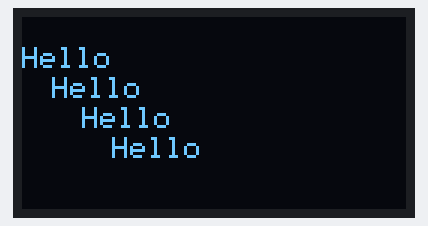
A sketch run on a simulated Arduino Uno, built with avr-gcc and run on an emulated ATmega328P. Parts: 128×64 one-colour display.

Above: at 2.1 s.

The sketch:

oled.ino
```cpp
#include <Wire.h>
#include <Adafruit_SSD1306.h>

Adafruit_SSD1306 oled(128, 64, &Wire, -1);

void setup() {
  // put your setup code here, to run once:
  oled.begin(SSD1306_SWITCHCAPVCC, 0x3C);
  delay(2000);

  oled.clearDisplay();
  oled.setTextSize(1);
  oled.setTextColor(WHITE);
  oled.setCursor(0, 10); // 텍스트를 넣기 위한 위치
  oled.println("Hello");
  oled.setCursor(10, 20);
  oled.println("Hello");
  oled.setCursor(20, 30);
  oled.println("Hello");
  oled.setCursor(30, 40);
  oled.println("Hello");
  oled.display();
}

void loop() {
  // put your main code here, to run repeatedly:

}
```
